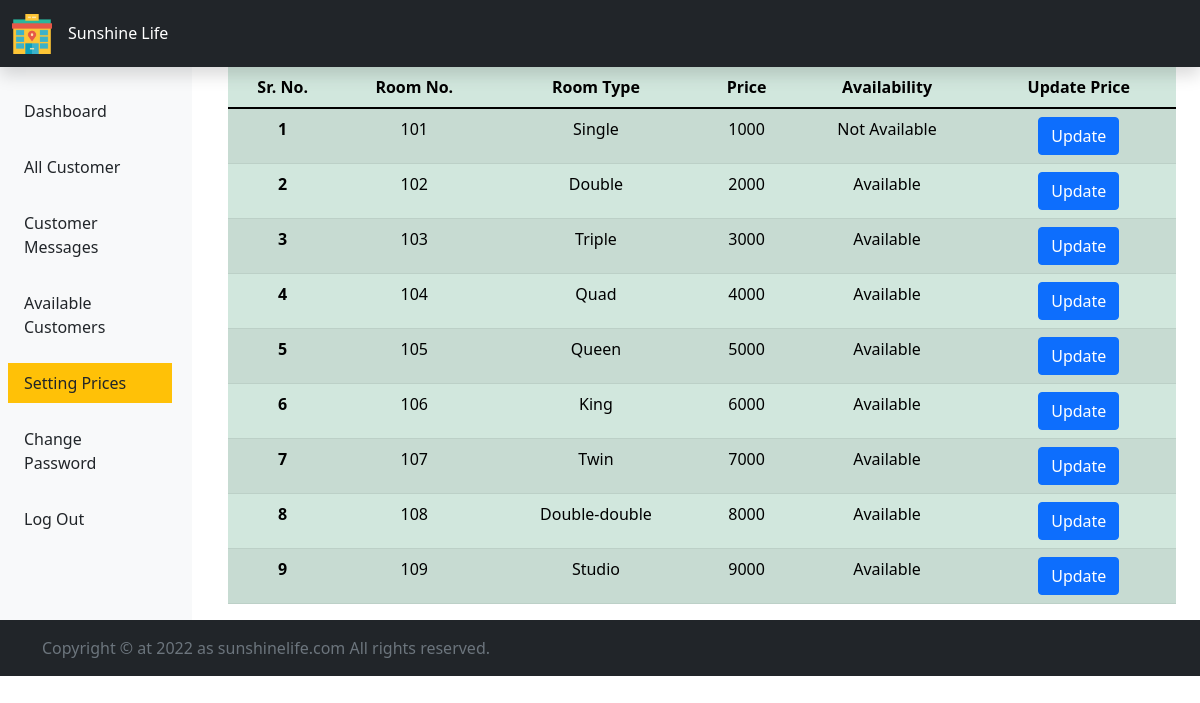
Page /admin/setting_prices.php (signed in) on the committed database.
### tables this page shows
CREATE TABLE `room_availability` (
  `sr_no` int(30) NOT NULL,
  `room_no` int(30) NOT NULL,
  `room_type` varchar(30) NOT NULL,
  `rate` double NOT NULL,
  `availability` varchar(30) NOT NULL
);

### admin/setting_prices.php (the view, shortened to what this page needs)
<?php
    include "includes/header.php";
    include "conn.php";
?>
    <div class="col-sm-10">
        <div class="container">
        <table class="table table-responsive table-success table-striped">
  <thead>
    <tr>
      <th scope="col" class="text-center">Sr. No.</th>
      <th scope="col" class="text-center">Room No.</th>
      <th scope="col" class="text-center">Room Type</th>
      <th scope="col" class="text-center">Price</th>
      <th scope="col" class="text-center">Availability</th>
      <th scope="col" class="text-center">Update Price</th>
    </tr>
  </thead>
  <tbody>
        <?php
            $sql = "SELECT * FROM `room_availability`";
            $result = mysqli_query($conn, $sql);
            $num = mysqli_num_rows($result);
            if($num>0){
                $i=0;
                while($rows = mysqli_fetch_assoc($result)){
                    $i++;
                    ?>
                    <tr>
                    <th scope='row' class='text-center'><?php echo $i;?></th>
                    <td class='text-center'><?php echo $rows['room_no'];?></td>
                    <td class='text-center'><?php echo $rows['room_type'];?></td>
                    <td class='text-center update-rate'><?php echo $rows['rate'];?></td>
                    <td class='text-center'><?php if((int)$rows['availability'] == 1) {echo "Available";} else {echo "Not Available";}?></td>
                    <td class='text-center'><button type="button" class="btn btn-primary" data-bs-toggle="modal" data-bs-target="#exampleModal-<?php echo $i;?>">Update</button></td>
                    </tr>
                    <?php
                }
            }
        ?>
  </tbody>
</table>
        </div>
    </div>
</div>
<?php
    include "includes/footer.php";
?>

### rows in the picture
room_availability: room_no "101", room_type "Single", rate "1000", availability "Not Available"
room_availability: room_no "102", room_type "Double", rate "2000", availability "Available"
room_availability: room_no "103", room_type "Triple", rate "3000", availability "Available"
room_availability: room_no "104", room_type "Quad", rate "4000", availability "Available"
room_availability: room_no "105", room_type "Queen", rate "5000", availability "Available"
room_availability: room_no "106", room_type "King", rate "6000", availability "Available"
room_availability: room_no "107", room_type "Twin", rate "7000", availability "Available"
room_availability: room_no "108", room_type "Double-double", rate "8000", availability "Available"
room_availability: room_no "109", room_type "Studio", rate "9000", availability "Available"
